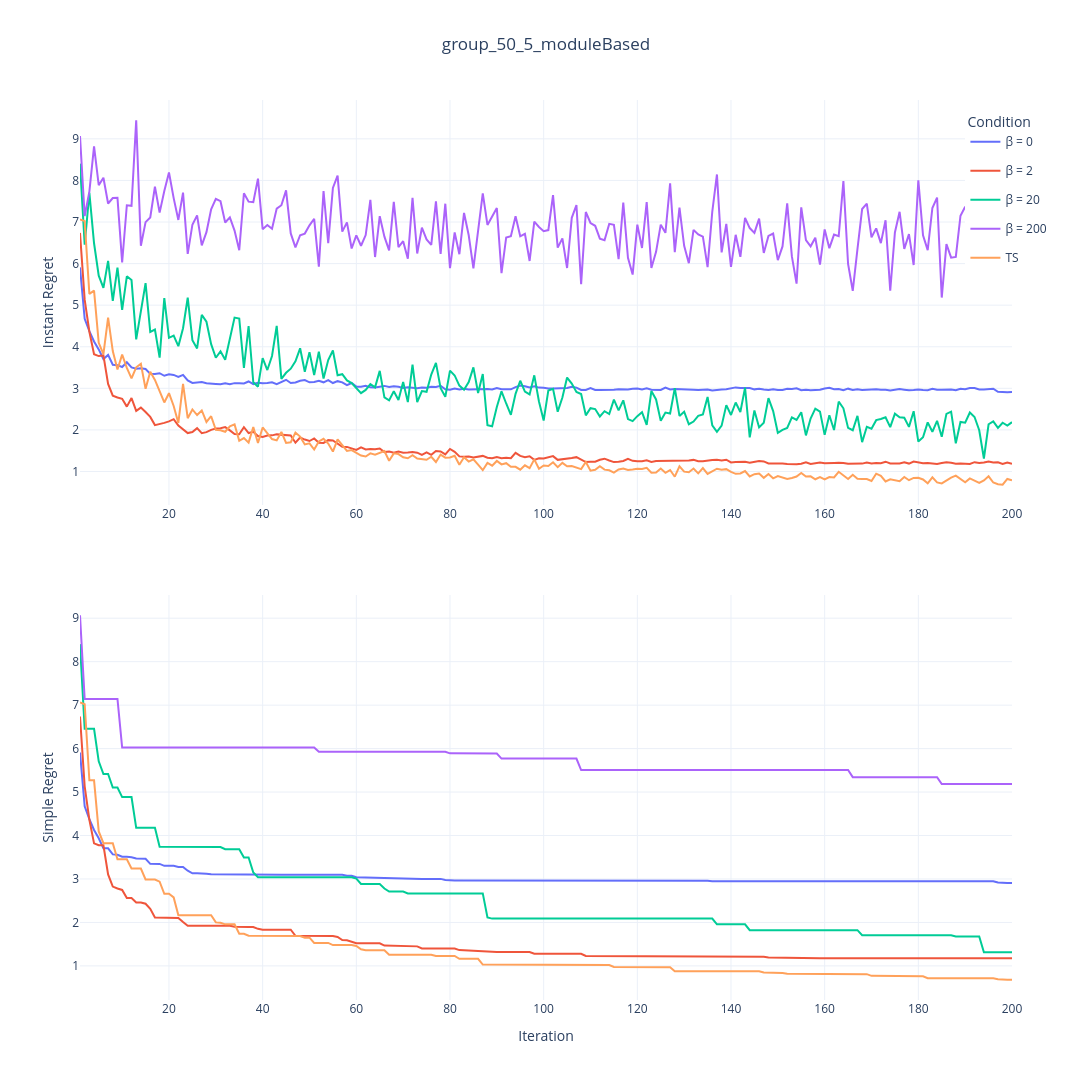

The notebook cell this image was saved under:
### Code cell
import pandas as pd
import plotly.graph_objects as go
import plotly.express as px
from plotly.subplots import make_subplots
import plotly.io as pio
import os
import numpy as np

# 定义文件夹路径和CSV文件列表
data_folder = os.path.join('Data', 'data1')
files = ['50_5_0.csv', '50_5_2.csv', '50_5_20.csv', '50_5_200.csv', '50_5_TS.csv']
#files = ['50_5_0_post.csv', '50_5_2_post.csv', '50_5_20_post.csv', '50_5_200_post.csv', '50_5_TS_post.csv']
curve_names = ['β = 0', 'β = 2', 'β = 20', 'β = 200', 'TS']

# 为每个条件预定义颜色（使用Plotly默认颜色序列）
colors = px.colors.qualitative.Plotly[:len(curve_names)]  # 取前4种颜色

# 创建两个DataFrame分别存储原始均值和最优均值
all_mean_data = pd.DataFrame()
all_best_data = pd.DataFrame()

# 循环处理每个文件
for file, name in zip(files, curve_names):
    file_path = os.path.join(data_folder, file)
    df = pd.read_csv(file_path, index_col='Repetition')
    
    # 计算每个step的均值
    mean_results = df.mean(axis=0)
    
    # 计算当前最优均值（累积最小值）
    best_results = np.minimum.accumulate(mean_results.values)
    
    # 添加到原始均值DataFrame
    temp_mean_df = pd.DataFrame({
        'Iter': range(1, 201),
        'Value': mean_results.values,
        'Condition': name
    })
    
    # 添加到最优均值DataFrame
    temp_best_df = pd.DataFrame({
        'Iter': range(1, 201),
        'Value': best_results,
        'Condition': name
    })    
    all_mean_data = pd.concat([all_mean_data, temp_mean_df])
    all_best_data = pd.concat([all_best_data, temp_best_df])

# 创建子图（2行1列，垂直排列）
fig = make_subplots(
    rows=2, cols=1,
    vertical_spacing=0.1  # 调整子图间距
)

# 为每个条件添加原始均值曲线（到第一个子图）
for i, condition in enumerate(curve_names):
    mean_df = all_mean_data[all_mean_data['Condition'] == condition]
    fig.add_trace(
        go.Scatter(
            x=mean_df['Iter'],
            y=mean_df['Value'],
            name=condition,
            legendgroup=condition,  # 分组图例
            showlegend=True,
            line=dict(color=colors[i]),  # 强制指定颜色
            meta=[condition],
            hovertemplate="Iter: %{x}<br>Mean: %{y:.4f}<br>Condition: %{meta[0]}<extra></extra>"
        ),
        row=1, col=1
    )

# 为每个条件添加最优均值曲线（到第二个子图）
for i, condition in enumerate(curve_names):
    best_df = all_best_data[all_best_data['Condition'] == condition]
    fig.add_trace(
        go.Scatter(
            x=best_df['Iter'],
            y=best_df['Value'],
            name=condition,
            legendgroup=condition,  # 分组图例（与原始均值共享）
            showlegend=False,      # 避免重复显示图例
            line=dict(color=colors[i]),  # 使用相同的颜色
            meta=[condition],
            hovertemplate="Iter: %{x}<br>Best: %{y:.4f}<br>Condition: %{meta[0]}<extra></extra>"
        ),
        row=2, col=1
    )

# 更新布局
fig.update_layout(
    title_text="group_50_5_moduleBased",            # 添加总标题
    title_x=0.5,                   # 标题居中
    height=1080,                    # 减少高度
    width=1920,                     # 增加宽度
    template='plotly_white',
    legend_title_text='Condition',
    legend=dict(yanchor="top", y=0.99, xanchor="left", x=0.95)
)

# 更新Y轴和X轴标签
fig.update_yaxes(title_text="Instant Regret", row=1, col=1)
fig.update_yaxes(title_text="Simple Regret", row=2, col=1)
fig.update_xaxes(title_text="Iteration", row=2, col=1)  # 仅底部子图显示X轴标签

# 显示图形
fig.show()

# 保存为HTML文件
pio.write_html(fig, '50_5_moduleBased.html')

### Figure 1 — Plotly figure (JSON) as saved in the notebook; plotly's stock layout.template omitted (floating-point values rounded to 4 significant figures; data arrays with more than 128 entries replaced by an {"elided": "..."} marker saying what was removed)
{"data": [{"hovertemplate": "Iter: %{x}<br>Mean: %{y:.4f}<br>Condition: %{meta[0]}<extra></extra>", "legendgroup": "β = 0", "line": {"color": "#636EFA"}, "meta": ["β = 0"], "name": "β = 0", "showlegend": true, "type": "scatter", "x": {"elided": "200 int values"}, "xaxis": "x", "y": {"elided": "200 float values"}, "yaxis": "y"}, {"hovertemplate": "Iter: %{x}<br>Mean: %{y:.4f}<br>Condition: %{meta[0]}<extra></extra>", "legendgroup": "β = 2", "line": {"color": "#EF553B"}, "meta": ["β = 2"], "name": "β = 2", "showlegend": true, "type": "scatter", "x": {"elided": "200 int values"}, "xaxis": "x", "y": {"elided": "200 float values"}, "yaxis": "y"}, {"hovertemplate": "Iter: %{x}<br>Mean: %{y:.4f}<br>Condition: %{meta[0]}<extra></extra>", "legendgroup": "β = 20", "line": {"color": "#00CC96"}, "meta": ["β = 20"], "name": "β = 20", "showlegend": true, "type": "scatter", "x": {"elided": "200 int values"}, "xaxis": "x", "y": {"elided": "200 float values"}, "yaxis": "y"}, {"hovertemplate": "Iter: %{x}<br>Mean: %{y:.4f}<br>Condition: %{meta[0]}<extra></extra>", "legendgroup": "β = 200", "line": {"color": "#AB63FA"}, "meta": ["β = 200"], "name": "β = 200", "showlegend": true, "type": "scatter", "x": {"elided": "200 int values"}, "xaxis": "x", "y": {"elided": "200 float values"}, "yaxis": "y"}, {"hovertemplate": "Iter: %{x}<br>Mean: %{y:.4f}<br>Condition: %{meta[0]}<extra></extra>", "legendgroup": "TS", "line": {"color": "#FFA15A"}, "meta": ["TS"], "name": "TS", "showlegend": true, "type": "scatter", "x": {"elided": "200 int values"}, "xaxis": "x", "y": {"elided": "200 float values"}, "yaxis": "y"}, {"hovertemplate": "Iter: %{x}<br>Best: %{y:.4f}<br>Condition: %{meta[0]}<extra></extra>", "legendgroup": "β = 0", "line": {"color": "#636EFA"}, "meta": ["β = 0"], "name": "β = 0", "showlegend": false, "type": "scatter", "x": {"elided": "200 int values"}, "xaxis": "x2", "y": {"elided": "200 float values"}, "yaxis": "y2"}, {"hovertemplate": "Iter: %{x}<br>Best: %{y:.4f}<br>Condition: %{meta[0]}<extra></extra>", "legendgroup": "β = 2", "line": {"color": "#EF553B"}, "meta": ["β = 2"], "name": "β = 2", "showlegend": false, "type": "scatter", "x": {"elided": "200 int values"}, "xaxis": "x2", "y": {"elided": "200 float values"}, "yaxis": "y2"}, {"hovertemplate": "Iter: %{x}<br>Best: %{y:.4f}<br>Condition: %{meta[0]}<extra></extra>", "legendgroup": "β = 20", "line": {"color": "#00CC96"}, "meta": ["β = 20"], "name": "β = 20", "showlegend": false, "type": "scatter", "x": {"elided": "200 int values"}, "xaxis": "x2", "y": {"elided": "200 float values"}, "yaxis": "y2"}, {"hovertemplate": "Iter: %{x}<br>Best: %{y:.4f}<br>Condition: %{meta[0]}<extra></extra>", "legendgroup": "β = 200", "line": {"color": "#AB63FA"}, "meta": ["β = 200"], "name": "β = 200", "showlegend": false, "type": "scatter", "x": {"elided": "200 int values"}, "xaxis": "x2", "y": {"elided": "200 float values"}, "yaxis": "y2"}, {"hovertemplate": "Iter: %{x}<br>Best: %{y:.4f}<br>Condition: %{meta[0]}<extra></extra>", "legendgroup": "TS", "line": {"color": "#FFA15A"}, "meta": ["TS"], "name": "TS", "showlegend": false, "type": "scatter", "x": {"elided": "200 int values"}, "xaxis": "x2", "y": {"elided": "200 float values"}, "yaxis": "y2"}], "layout": {"height": 1080, "legend": {"title": {"text": "Condition"}, "x": 0.95, "xanchor": "left", "y": 0.99, "yanchor": "top"}, "title": {"text": "group_50_5_moduleBased", "x": 0.5}, "width": 1920, "xaxis": {"anchor": "y", "domain": [0, 1]}, "xaxis2": {"anchor": "y2", "domain": [0, 1], "title": {"text": "Iteration"}}, "yaxis": {"anchor": "x", "domain": [0.55, 1], "title": {"text": "Instant Regret"}}, "yaxis2": {"anchor": "x2", "domain": [0, 0.45], "title": {"text": "Simple Regret"}}}}
